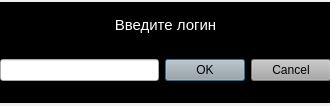
<?xml version="1.0" encoding="UTF-8"?>
<ui version="4.0">
 <class>Dialog</class>
 <widget class="QDialog" name="Dialog">
  <property name="geometry">
   <rect>
    <x>0</x>
    <y>0</y>
    <width>330</width>
    <height>106</height>
   </rect>
  </property>
  <property name="windowTitle">
   <string>Dialog</string>
  </property>
  <widget class="QWidget" name="horizontalLayoutWidget">
   <property name="geometry">
    <rect>
     <x>0</x>
     <y>50</y>
     <width>331</width>
     <height>41</height>
    </rect>
   </property>
   <layout class="QHBoxLayout" name="horizontalLayout">
    <item>
     <widget class="QLineEdit" name="lineEdit"/>
    </item>
    <item>
     <widget class="QDialogButtonBox" name="buttonBox">
      <property name="styleSheet">
       <string notr="true">background-color: rgb(168, 168, 168);</string>
      </property>
      <property name="orientation">
       <enum>Qt::Horizontal</enum>
      </property>
      <property name="standardButtons">
       <set>QDialogButtonBox::Cancel|QDialogButtonBox::Ok</set>
      </property>
     </widget>
    </item>
   </layout>
  </widget>
  <widget class="QLabel" name="label">
   <property name="geometry">
    <rect>
     <x>0</x>
     <y>10</y>
     <width>331</width>
     <height>31</height>
    </rect>
   </property>
   <property name="styleSheet">
    <string notr="true">background-color: rgb(0, 0, 0);</string>
   </property>
   <property name="text">
    <string>&lt;html&gt;&lt;head/&gt;&lt;body&gt;&lt;p align=&quot;center&quot;&gt;&lt;span style=&quot; font-size:11pt; color:#ffffff;&quot;&gt;Введите логин&lt;/span&gt;&lt;/p&gt;&lt;/body&gt;&lt;/html&gt;</string>
   </property>
  </widget>
  <widget class="QLabel" name="label_2">
   <property name="geometry">
    <rect>
     <x>0</x>
     <y>2</y>
     <width>331</width>
     <height>101</height>
    </rect>
   </property>
   <property name="styleSheet">
    <string notr="true">background-color: rgb(0, 0, 0);</string>
   </property>
   <property name="text">
    <string/>
   </property>
  </widget>
  <zorder>label_2</zorder>
  <zorder>horizontalLayoutWidget</zorder>
  <zorder>label</zorder>
 </widget>
 <resources/>
 <connections>
  <connection>
   <sender>buttonBox</sender>
   <signal>accepted()</signal>
   <receiver>Dialog</receiver>
   <slot>accept()</slot>
   <hints>
    <hint type="sourcelabel">
     <x>248</x>
     <y>254</y>
    </hint>
    <hint type="destinationlabel">
     <x>157</x>
     <y>274</y>
    </hint>
   </hints>
  </connection>
  <connection>
   <sender>buttonBox</sender>
   <signal>rejected()</signal>
   <receiver>Dialog</receiver>
   <slot>reject()</slot>
   <hints>
    <hint type="sourcelabel">
     <x>316</x>
     <y>260</y>
    </hint>
    <hint type="destinationlabel">
     <x>286</x>
     <y>274</y>
    </hint>
   </hints>
  </connection>
 </connections>
</ui>
